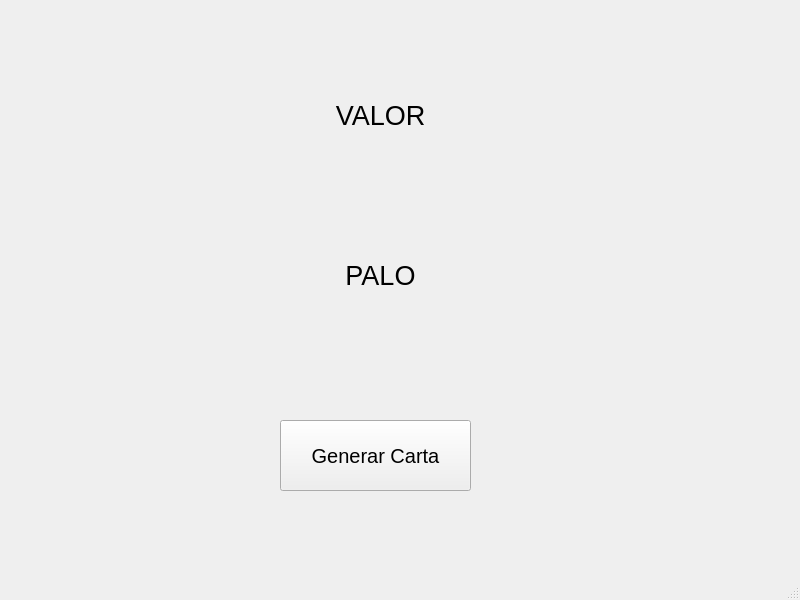
<?xml version="1.0" encoding="UTF-8"?>
<ui version="4.0">
 <class>MainWindow</class>
 <widget class="QMainWindow" name="MainWindow">
  <property name="geometry">
   <rect>
    <x>0</x>
    <y>0</y>
    <width>800</width>
    <height>600</height>
   </rect>
  </property>
  <property name="windowTitle">
   <string>MainWindow</string>
  </property>
  <widget class="QWidget" name="centralwidget">
   <widget class="QPushButton" name="boton">
    <property name="geometry">
     <rect>
      <x>280</x>
      <y>420</y>
      <width>191</width>
      <height>71</height>
     </rect>
    </property>
    <property name="font">
     <font>
      <pointsize>15</pointsize>
     </font>
    </property>
    <property name="text">
     <string>Generar Carta</string>
    </property>
   </widget>
   <widget class="QLabel" name="marco">
    <property name="geometry">
     <rect>
      <x>280</x>
      <y>60</y>
      <width>201</width>
      <height>111</height>
     </rect>
    </property>
    <property name="font">
     <font>
      <pointsize>20</pointsize>
     </font>
    </property>
    <property name="text">
     <string>VALOR</string>
    </property>
    <property name="alignment">
     <set>Qt::AlignCenter</set>
    </property>
   </widget>
   <widget class="QLabel" name="marcos">
    <property name="geometry">
     <rect>
      <x>280</x>
      <y>220</y>
      <width>201</width>
      <height>111</height>
     </rect>
    </property>
    <property name="font">
     <font>
      <pointsize>20</pointsize>
     </font>
    </property>
    <property name="text">
     <string>PALO</string>
    </property>
    <property name="alignment">
     <set>Qt::AlignCenter</set>
    </property>
   </widget>
   <widget class="QLabel" name="imagen">
    <property name="geometry">
     <rect>
      <x>60</x>
      <y>140</y>
      <width>171</width>
      <height>201</height>
     </rect>
    </property>
    <property name="text">
     <string/>
    </property>
   </widget>
  </widget>
  <widget class="QMenuBar" name="menubar">
   <property name="geometry">
    <rect>
     <x>0</x>
     <y>0</y>
     <width>800</width>
     <height>22</height>
    </rect>
   </property>
  </widget>
  <widget class="QStatusBar" name="statusbar"/>
 </widget>
 <resources/>
 <connections/>
</ui>
